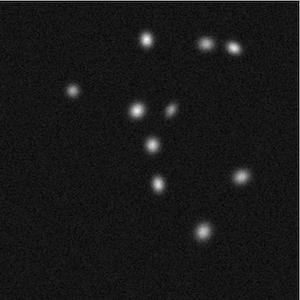
#> input picture test.jpg, 300 x 300 px, given in place of 001.jpg, which was not available
$ python app.py   (older library calls are emulated)
#> lines starting #> are read from the running program, lines starting #| are printed output that depends on the picture; after the words box and inside, x2 and y2 are one past the last pixel; in counts of white or black regions, pixels touching at a corner belong together; pictures that were not available may be replaced by others from this repository, and a replacement may not be noted
import numpy as np
import cv2

IMAGE_DIR = '2D_images'
OUT_DIR = "out"

from imutils import contours
from skimage import measure
import imutils

if __name__ == '__main__':
    for i in range(1, 21):
        image_name = "{0:03d}.jpg".format(i)
        image_path = "{0}/{1}".format(IMAGE_DIR, image_name)
        out_path = "{0}/{1}".format(OUT_DIR, image_name)
        image = cv2.imread(image_path)
#> image is the input picture: shape (300, 300, 3); min 0, max 249, mean 24.2
        dst = cv2.fastNlMeansDenoising(image, None, 10, 7, 21)
        gray = cv2.cvtColor(dst , cv2.COLOR_BGR2GRAY)
        blurred = cv2.GaussianBlur(gray, (11, 11), 0)
        # threshold the image to reveal light regions in the
        # blurred image
        thresh = cv2.threshold(blurred, 100, 255, cv2.THRESH_BINARY)[1]
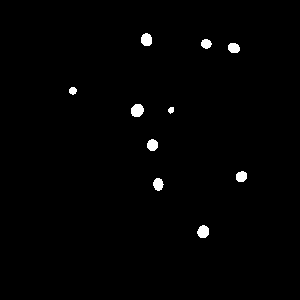
#> thresh: shape (300, 300); 1.1% white; 10 white regions, largest, box (x1, y1, x2, y2) and area: (131, 104, 144, 117) 136, (197, 225, 209, 238) 122, (141, 33, 152, 46) 118
        # perform a series of erosions and dilations to remove
        # any small blobs of noise from the thresholded image
        thresh = cv2.erode(thresh, None, iterations=2)
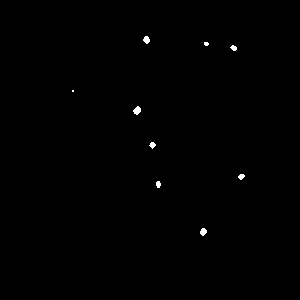
#> thresh: shape (300, 300); 0.29% white; 9 white regions (2 under 20 px), largest, box (x1, y1, x2, y2) and area: (133, 106, 141, 115) 48, (200, 228, 207, 236) 40, (143, 36, 150, 44) 39
        thresh = cv2.dilate(thresh, None, iterations=4)
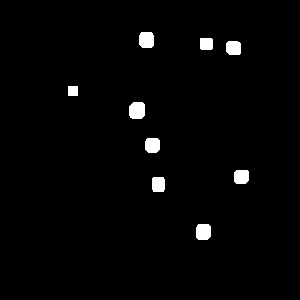
#> thresh: shape (300, 300); 1.9% white; 9 white regions, largest, box (x1, y1, x2, y2) and area: (129, 102, 145, 119) 248, (196, 224, 211, 240) 224, (139, 32, 154, 48) 223
        # perform a connected component analysis on the thresholded
        # image, then initialize a mask to store only the "large"
        # components
        labels = measure.label(thresh, neighbors=8, background=0)
#> labels: shape (300, 300) int64; 10 distinct labels, from 0 to 9
        mask = np.zeros(thresh.shape, dtype="uint8")

        # loop over the unique components
        for label in np.unique(labels):
            # if this is the background label, ignore it
            if label == 0:
                continue

            # otherwise, construct the label mask and count the
            # number of pixels
            labelMask = np.zeros(thresh.shape, dtype="uint8")
            labelMask[labels == label] = 255
            numPixels = cv2.countNonZero(labelMask)

            # if the number of pixels in the component is sufficiently
            # large, then add it to our mask of "large blobs"
            if numPixels > 300:
                mask = cv2.add(mask, labelMask)
#> this loop made 10 passes
#> numPixels on passes 2 to 10: 223, 153, 196, 100, 248, 206, 197, 188, 224
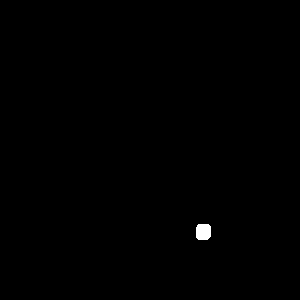
#> labelMask: shape (300, 300); 0.25% white; 1 white region, box (x1, y1, x2, y2) and area: (196, 224, 211, 240) 224
#> mask: shape (300, 300); every value is 0


        # find the contours in the mask, then sort them from left to
        # right
        cnts = cv2.findContours(mask.copy(), cv2.RETR_EXTERNAL,
                                cv2.CHAIN_APPROX_SIMPLE)
#> cnts = 0 contours
        cnts = cnts[0] if imutils.is_cv2() else cnts[1]
#> cnts = []
        moments = [cv2.moments(cnt) for cnt in cnts]
#> moments = []

        centroids = [(int(round(m['m10'] / m['m00'])),
                      int(round(m['m01'] / m['m00']))) for m in moments]
#> centroids = []

        print(centroids)

#> (the run stopped early here; a loop or call above may not have finished)
